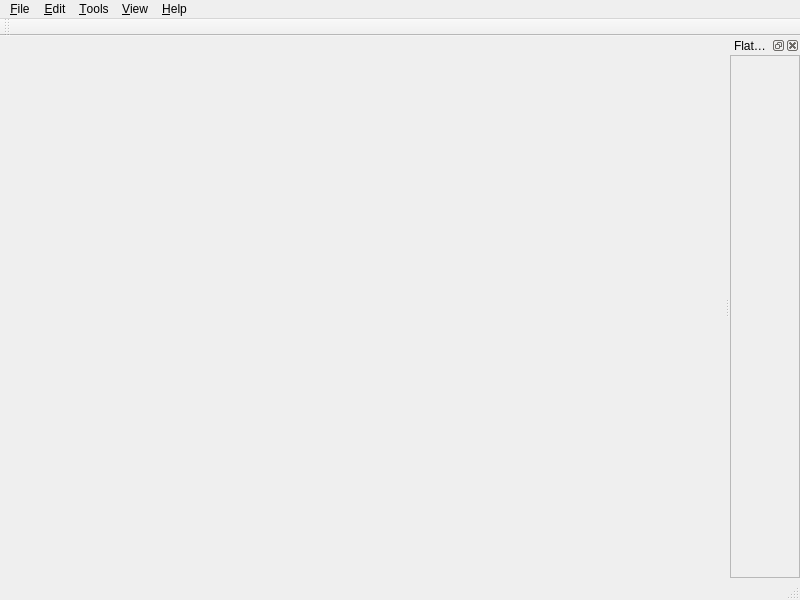
<?xml version="1.0" encoding="UTF-8"?>
<ui version="4.0">
 <class>MainWindow</class>
 <widget class="QMainWindow" name="MainWindow">
  <property name="geometry">
   <rect>
    <x>0</x>
    <y>0</y>
    <width>800</width>
    <height>600</height>
   </rect>
  </property>
  <property name="minimumSize">
   <size>
    <width>525</width>
    <height>450</height>
   </size>
  </property>
  <property name="windowTitle">
   <string>FlatMesher</string>
  </property>
  <property name="windowIcon">
   <iconset resource="../res/Images.qrc">
    <normaloff>:/img/app-icon.png</normaloff>:/img/app-icon.png</iconset>
  </property>
  <widget class="QWidget" name="centralWidget">
   <layout class="QVBoxLayout" name="verticalLayout_1">
    <property name="spacing">
     <number>0</number>
    </property>
    <property name="leftMargin">
     <number>0</number>
    </property>
    <property name="topMargin">
     <number>0</number>
    </property>
    <property name="rightMargin">
     <number>0</number>
    </property>
    <property name="bottomMargin">
     <number>0</number>
    </property>
    <item>
     <widget class="QTabWidget" name="planSet">
      <property name="sizePolicy">
       <sizepolicy hsizetype="Expanding" vsizetype="Expanding">
        <horstretch>1</horstretch>
        <verstretch>0</verstretch>
       </sizepolicy>
      </property>
      <property name="currentIndex">
       <number>-1</number>
      </property>
      <property name="documentMode">
       <bool>true</bool>
      </property>
      <property name="tabsClosable">
       <bool>true</bool>
      </property>
      <property name="movable">
       <bool>true</bool>
      </property>
     </widget>
    </item>
   </layout>
  </widget>
  <widget class="QMenuBar" name="menuBar">
   <property name="geometry">
    <rect>
     <x>0</x>
     <y>0</y>
     <width>800</width>
     <height>21</height>
    </rect>
   </property>
   <widget class="QMenu" name="menuFile">
    <property name="title">
     <string>&amp;File</string>
    </property>
    <addaction name="actionNew"/>
    <addaction name="actionOpen"/>
    <addaction name="separator"/>
    <addaction name="actionClose"/>
    <addaction name="actionCloseAll"/>
    <addaction name="separator"/>
    <addaction name="actionSave"/>
    <addaction name="actionSaveAll"/>
    <addaction name="actionSaveAs"/>
    <addaction name="separator"/>
    <addaction name="actionExport"/>
    <addaction name="separator"/>
    <addaction name="actionExit"/>
   </widget>
   <widget class="QMenu" name="menuEdit">
    <property name="title">
     <string>&amp;Edit</string>
    </property>
    <addaction name="actionSelectAll"/>
   </widget>
   <widget class="QMenu" name="menuTools">
    <property name="title">
     <string>&amp;Tools</string>
    </property>
    <addaction name="actionFindProblems"/>
    <addaction name="actionInvertPoints"/>
   </widget>
   <widget class="QMenu" name="menuView">
    <property name="title">
     <string>&amp;View</string>
    </property>
    <addaction name="actionShowGrid"/>
    <addaction name="actionShowProperties"/>
   </widget>
   <widget class="QMenu" name="menuHelp">
    <property name="title">
     <string>&amp;Help</string>
    </property>
    <addaction name="actionAbout"/>
   </widget>
   <addaction name="menuFile"/>
   <addaction name="menuEdit"/>
   <addaction name="menuTools"/>
   <addaction name="menuView"/>
   <addaction name="menuHelp"/>
  </widget>
  <widget class="QToolBar" name="toolBar">
   <attribute name="toolBarArea">
    <enum>TopToolBarArea</enum>
   </attribute>
   <attribute name="toolBarBreak">
    <bool>false</bool>
   </attribute>
  </widget>
  <widget class="QStatusBar" name="statusBar"/>
  <widget class="QDockWidget" name="dockWidget">
   <property name="sizePolicy">
    <sizepolicy hsizetype="Fixed" vsizetype="Minimum">
     <horstretch>0</horstretch>
     <verstretch>0</verstretch>
    </sizepolicy>
   </property>
   <property name="features">
    <set>QDockWidget::AllDockWidgetFeatures</set>
   </property>
   <property name="allowedAreas">
    <set>Qt::LeftDockWidgetArea|Qt::RightDockWidgetArea</set>
   </property>
   <property name="windowTitle">
    <string>FlatMesher Properties</string>
   </property>
   <attribute name="dockWidgetArea">
    <number>2</number>
   </attribute>
   <widget class="QWidget" name="dockWidgetContents">
    <layout class="QVBoxLayout" name="verticalLayout_2">
     <property name="spacing">
      <number>0</number>
     </property>
     <property name="leftMargin">
      <number>0</number>
     </property>
     <property name="topMargin">
      <number>0</number>
     </property>
     <property name="rightMargin">
      <number>0</number>
     </property>
     <property name="bottomMargin">
      <number>0</number>
     </property>
     <item>
      <widget class="QScrollArea" name="scrollArea">
       <property name="sizePolicy">
        <sizepolicy hsizetype="Expanding" vsizetype="Expanding">
         <horstretch>0</horstretch>
         <verstretch>0</verstretch>
        </sizepolicy>
       </property>
       <property name="widgetResizable">
        <bool>true</bool>
       </property>
       <widget class="QWidget" name="propertiesWidget">
        <property name="geometry">
         <rect>
          <x>0</x>
          <y>0</y>
          <width>78</width>
          <height>523</height>
         </rect>
        </property>
        <property name="sizePolicy">
         <sizepolicy hsizetype="Expanding" vsizetype="Expanding">
          <horstretch>0</horstretch>
          <verstretch>0</verstretch>
         </sizepolicy>
        </property>
        <layout class="QVBoxLayout" name="verticalLayout_3">
         <property name="spacing">
          <number>0</number>
         </property>
         <property name="sizeConstraint">
          <enum>QLayout::SetFixedSize</enum>
         </property>
         <property name="leftMargin">
          <number>0</number>
         </property>
         <property name="topMargin">
          <number>0</number>
         </property>
         <property name="rightMargin">
          <number>0</number>
         </property>
         <property name="bottomMargin">
          <number>0</number>
         </property>
        </layout>
       </widget>
      </widget>
     </item>
    </layout>
   </widget>
  </widget>
  <action name="actionNew">
   <property name="icon">
    <iconset resource="../res/Images.qrc">
     <normaloff>:/img/new.png</normaloff>:/img/new.png</iconset>
   </property>
   <property name="text">
    <string>&amp;New flat</string>
   </property>
  </action>
  <action name="actionOpen">
   <property name="icon">
    <iconset resource="../res/Images.qrc">
     <normaloff>:/img/open.png</normaloff>:/img/open.png</iconset>
   </property>
   <property name="text">
    <string>&amp;Open flat...</string>
   </property>
  </action>
  <action name="actionSave">
   <property name="icon">
    <iconset resource="../res/Images.qrc">
     <normaloff>:/img/save.png</normaloff>:/img/save.png</iconset>
   </property>
   <property name="text">
    <string>&amp;Save flat</string>
   </property>
  </action>
  <action name="actionSaveAll">
   <property name="text">
    <string>Save all</string>
   </property>
  </action>
  <action name="actionSaveAs">
   <property name="text">
    <string>Save flat as...</string>
   </property>
  </action>
  <action name="actionExport">
   <property name="text">
    <string>Export mesh...</string>
   </property>
  </action>
  <action name="actionExit">
   <property name="icon">
    <iconset resource="../res/Images.qrc">
     <normaloff>:/img/exit.png</normaloff>:/img/exit.png</iconset>
   </property>
   <property name="text">
    <string>&amp;Exit</string>
   </property>
  </action>
  <action name="actionSelectionTool">
   <property name="checkable">
    <bool>true</bool>
   </property>
   <property name="checked">
    <bool>true</bool>
   </property>
   <property name="text">
    <string>Selection tool</string>
   </property>
  </action>
  <action name="actionHandTool">
   <property name="checkable">
    <bool>true</bool>
   </property>
   <property name="text">
    <string>Hand tool</string>
   </property>
  </action>
  <action name="actionAddTool">
   <property name="checkable">
    <bool>true</bool>
   </property>
   <property name="text">
    <string>Add tool</string>
   </property>
  </action>
  <action name="actionShowGrid">
   <property name="checkable">
    <bool>true</bool>
   </property>
   <property name="checked">
    <bool>true</bool>
   </property>
   <property name="text">
    <string>Show &amp;grid</string>
   </property>
  </action>
  <action name="actionAbout">
   <property name="text">
    <string>About FlatMesher...</string>
   </property>
  </action>
  <action name="actionClose">
   <property name="text">
    <string>&amp;Close flat</string>
   </property>
  </action>
  <action name="actionCloseAll">
   <property name="text">
    <string>Close all</string>
   </property>
  </action>
  <action name="actionShowProperties">
   <property name="checkable">
    <bool>true</bool>
   </property>
   <property name="checked">
    <bool>true</bool>
   </property>
   <property name="text">
    <string>Show &amp;properties</string>
   </property>
  </action>
  <action name="actionSelectAll">
   <property name="text">
    <string>Select all points</string>
   </property>
  </action>
  <action name="actionInvertPoints">
   <property name="text">
    <string>Invert points order</string>
   </property>
  </action>
  <action name="actionFindProblems">
   <property name="text">
    <string>Find problems...</string>
   </property>
  </action>
 </widget>
 <layoutdefault spacing="6" margin="11"/>
 <resources>
  <include location="../res/Images.qrc"/>
 </resources>
 <connections/>
</ui>
